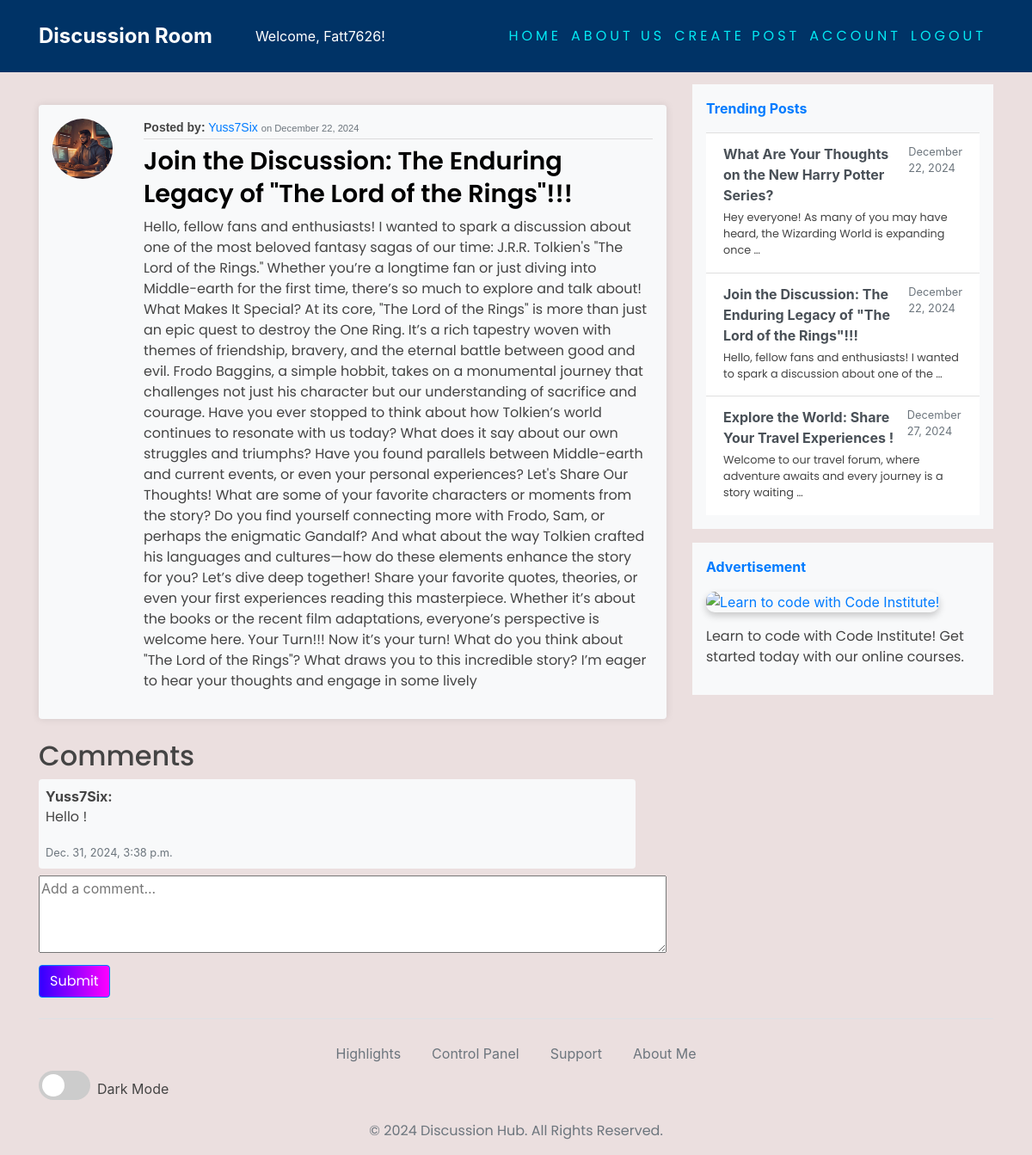
/post/1/ (signed in), run on the app's committed database.
### blog/models.py (models this page shows, shortened)
class Post(models.Model):
    title = models.CharField(max_length=200)
    content = models.TextField()
    date_posted = models.DateTimeField(default=timezone.now)
    author = models.ForeignKey(User, on_delete=models.CASCADE)

class Comment(models.Model):
    post = models.ForeignKey(Post, related_name='comments', on_delete=models.CASCADE)
    author = models.ForeignKey(User, on_delete=models.CASCADE)
    content = models.TextField()
    created_at = models.DateTimeField(auto_now_add=True)

### users/models.py (models this page shows, shortened)
class Account(models.Model):
    user = models.OneToOneField(User, on_delete=models.CASCADE)
    avatar = models.ImageField(default='default.jpg', upload_to='images/')

### blog/views.py (the view)
# urls.py: path('post/<int:pk>/', PostDetailView.as_view(), name="blog-detail"),
class PostDetailView(LoginRequiredMixin, DetailView):
    model = Post
    template_name = 'blog/post_detail.html'
    context_object_name = 'post'
    def get_context_data(self, **kwargs):
        context = super().get_context_data(**kwargs)
        context['comments'] = self.object.comments.all()
        context['trending_posts'] = Post.objects.order_by('?')[:5] # Include trending posts
        context['comment_form'] = CommentForm()
        return context
    def post(self, request, *args, **kwargs):
        self.object = self.get_object()
        form = CommentForm(request.POST)
        if form.is_valid():
            comment = form.save(commit=False)
            comment.post = self.object
            comment.author = request.user
            comment.save()
            messages.success(request, 'Your comment has been added!')
            return redirect('blog-detail', pk=self.object.id)
        context = self.get_context_data()
        context['comment_form'] = form
        return self.render_to_response(context)

### blog/forms.py
class CommentForm(forms.ModelForm):
    class Meta:
        model = Comment
        fields = ['content']
        widgets = {
            'content': forms.Textarea(attrs={'placeholder': 'Add a comment...', 'rows': 4}),
        }

### blog/templates/blog/post_detail.html (shortened to what this page needs)
{% extends 'base.html' %}
{% block content %}
<article class="media content-section my-4 p-3 bg-light rounded shadow-sm">
    <img class="rounded-circle article-img" src="{{ object.author.account.avatar.url }}" alt="Author's Profile Picture">
    <div class="media-body ml-3">
        <div class="article-metadata">
            <strong>Posted by:</strong>
            <a class="author-link" href="#">{{ object.author.username }}</a>
            <small class="text-muted">on {{ object.date_posted|date:"F j, Y" }}</small>
        </div>
        <h2>
            <a class="article-title" href="{% url 'blog-detail' object.id %}">{{ object.title }}</a>
        </h2>
        <p class="article-content">{{ object.content }}</p>
    </div>
</article>
<h2 class="text-switch">Comments</h2>
<div id="comments-section">
    {% for comment in object.comments.all %}
    <div class="comment bg-light p-2 rounded my-2">
        <strong>{{ comment.author.username }}:</strong>
        <p>{{ comment.content }}</p>
        <small class="text-muted">{{ comment.created_at }}</small>
    </div>
    {% empty %}
    <p>No comments yet.</p>
    {% endfor %}
</div>
{% if user.is_authenticated %}
<form method="POST" action="{% url 'blog-detail' object.id %}">
    <textarea name="content" class="comment-textarea" placeholder="Add a comment..." required></textarea>
    <button type="submit" class="btn btn-primary mt-2">Submit</button>
</form>
{% else %}
<p>You must be logged in to leave a comment.</p>
{% endif %}
{% endblock content %}

### templates/base.html (shortened to what this page needs)
{% load static %}
<!DOCTYPE html>
<html>
<head>
    <link rel="stylesheet" href="https://cdnjs.cloudflare.com/ajax/libs/font-awesome/5.15.4/css/all.min.css">
    <link rel="stylesheet" href="https://maxcdn.bootstrapcdn.com/bootstrap/4.0.0/css/bootstrap.min.css"
>
    <link rel="stylesheet" href="{% static 'css/head.css' %}">
</head>
<body>
    <header class="site-header">
        <nav class="navbar navbar-expand-md navbar-dark fixed-top" style="background-color: #003366;">
            <div class="container">
                <div class="collapse navbar-collapse" id="navbarToggle">
                    <div class="d-flex w-100 align-items-center">
                        <div class="mr-auto d-flex align-items-center">
                            <a class="discussion-room" href="{% url 'welcome' %}">Discussion Room</a>
                            {% if user.is_authenticated %}
                            <div class="navbar-text" style="color: white; margin-left: 20px;">
                                Welcome, {{ request.user.username }}!
                            </div>
                            {% endif %}
                        </div>
                        <div class="navbar-nav">
                            <a class="nav-item nav-link" href="{% url 'welcome' %}" id="auth-links">
                                Home
                            </a>
                            <a class="nav-item nav-link" href="{% url 'about' %}" id="auth-links">
                                About Us
                            </a>
                            {% if user.is_authenticated %}
                            <a class="nav-item nav-link" href="{% url 'blog-new' %}" id="auth-links">
                                Create Post
                            </a>
                            <a class="nav-item nav-link" href="{% url 'account' %}" id="auth-links">
                                Account
                            </a>
                            <a class="nav-item nav-link" href="{% url 'logout' %}" id="auth-links">
                                Logout
                            </a>
                            {% endif %}
                        </div>
                    </div>
                </div>
        </nav>
    </header>
    <main role="main" class="container">
        <div class="row">
            <div class="col-md-8">
            </div>
            <div class="col-md-8">
                {% block content %}{% endblock %}
            </div>
            {% if request.path == '/' or 'post/' in request.path %}
            <div class="col-md-4">
                <div class="content-sectionw">
                    <div class="d-flex flex-column align-items-start bg-light p-3">
                        <a id="latest-gist" style="text-decoration: none;" href="#"
                            class="d-flex align-items-center mb-3 text-primary">
                            <span class="fs-5 font-weight-bold">Trending Posts</span>
                        </a>
                        <div class="list-group list-group-flush">
                            {% for post in trending_posts %}
                            <a href="{% url 'blog-detail' post.id %}" class="list-group-item list-group-item-action">
                                <div class="d-flex justify-content-between">
                                    <strong class="mb-1">{{ post.title }}</strong>
                                    <small class="text-muted">{{ post.date_posted|date:"F d, Y" }}</small>
                                </div>
                                <p class="mb-1 small">{{ post.content|truncatewords:15 }}</p>
                            </a>
                            {% empty %}
                            <p class="text-muted">No trending posts available.</p>
                            {% endfor %}
                        </div>
                    </div>
                </div>
                <div class="content-sectionw mt-3">
                    <div class="d-flex flex-column align-items-start bg-light p-3">
                        <a id="latest-gist" style="text-decoration: none;" href="#"
                            class="d-flex align-items-center mb-3 text-primary">
                            <span class="fs-5 font-weight-bold">Advertisement</span>
                        </a>
                        <div class="list-group list-group-flush">
                            <a href="https://codeinstitute.net" target="_blank">
                                <img src="https://fitefuaite.com/wp-content/uploads/2020/05/code-institute.png"
                                    alt="Learn to code with Code Institute!"
                                    style="width: 100%; height: auto; border-radius: 10px; box-shadow: 0 4px 8px rgba(0, 0, 0, 0.2);">
                            </a>
                            <div class="mt-3">
                                <p>
                                    <a href="https://codeinstitute.net" target="_blank"
                                        style="color: inherit; text-decoration: none;">
                                        Learn to code with Code Institute! Get started today with our online courses.
                                    </a>
                                </p>
                            </div>
                        </div>
                    </div>
                </div>
                {% endif %}
    </main>
    <footer class="mt-4">
        <div class="container">
            <nav class="nav justify-content-center border-top" style="padding-top: 20px;">
                <div class="nav-item" style="margin-right: 20px;">
                    <a href="/highlights/" class="nav-link px-2 text-secondary">Highlights</a>
                </div>
                <div class="nav-item" style="margin-right: 20px;">
                    <a href="/admin/" class="nav-link px-2 text-secondary">Control Panel</a>
                </div>
                <div class="nav-item" style="margin-right: 20px;">
                    <a href="/support-and-collaboration/" class="nav-link px-2 text-secondary">Support</a>
                </div>
                <div class="nav-item">
                    <a href="/about-me/" class="nav-link px-2 text-secondary">About Me</a>
                </div>
            </nav>
            <div class="toggle-switch">
                <label class="switch">
                    <span class="slider round"></span>
                </label>
                <span id="theme-label" style="margin-left: 8px;">Dark Mode</span>
            </div>
            <p class="text-center text-secondary mt-3">&copy; 2024 Discussion Hub. All Rights Reserved.</p>
        </div>
    </footer>
</body>
</html>

### static/css/head.css (style rules this page uses)
body { background-color: rgb(235, 223, 223); color: #444444; margin-top: 5rem; background-size: contain; transition: background-color 0.5s, color 0.5s; background-repeat: no-repeat; }
h1, h2, h3, h4, h5, h6, p { color: #444444; font-family: 'Poppins', sans-serif; }
.site-header .navbar-nav .nav-link { color: #d1e7dd; }
.content-section { background: #fefefe; padding: 15px 25px; border-radius: 12px; margin-bottom: 20px; box-shadow: 0 0 10px rgba(0, 0, 0, 0.1); }
.article-title { color: #000000; font-weight: 600; font-size: 1.8rem; }
.article-content { white-space: normal; }
.article-img { height: 70px; width: 70px; margin-right: 20px; }
.article-metadata { font-family: 'Arial', sans-serif; margin-bottom: 5px; font-size: 14px; border-bottom: 1px solid #dcdcdc; padding-bottom: 2px; }
#auth-links { font-family: 'Poppins', sans-serif; position: relative; display: inline-block; padding: 12px 3px; margin: 10px 0; color: #03e9f4; text-decoration: none; text-transform: uppercase; transition: 0.5s; letter-spacing: 4px; margin-right: 5px; }
#auth-links:after { content: ""; position: absolute; left: 0; bottom: -2px; width: 100%; height: 2px; background: #03e9f4; transform: scaleX(0); transition: transform 0.3s ease; }
button { font-family: 'Poppins', sans-serif; border: 1px solid transparent; outline: 0; display: inline-block; padding: 10px; color: white; background-color: #343a40; text-align: center; cursor: pointer; width: 100%; font-size: 18px; transition: background-color 0.3s, transform 0.2s; background: linear-gradient(270deg, rgba(255, 0, 255, 1) 0%, rgba(50, 0, 255, 1) 100%); }
.discussion-room { color: white; font-weight: bold; font-size: 24px; margin-right: 30px; }
.comment-textarea { width: 100%; height: 100px; resize: vertical; }
.btn { width: auto; padding: .375rem .75rem; }
.comment { max-width: 95%; word-wrap: break-word; }
.comment-textarea { width: 100%; height: 90px; resize: vertical; }
.discussion-room { position: relative; color: white; font-weight: bold; font-size: 24px; transition: color 0.3s; }
.discussion-room:after { content: ""; position: absolute; left: 0; bottom: -2px; width: 100%; height: 2px; background: #03e9f4; transform: scaleX(0); transition: transform 0.3s; }
.row { display: flex; justify-content: center; }
.col-md-8 { flex: 0 0 auto; }
.toggle-switch { display: flex; align-items: center; }
.switch { position: relative; display: inline-block; width: 60px; height: 34px; }
.slider { position: absolute; cursor: pointer; top: 0; left: 0; right: 0; bottom: 0; background-color: #ccc; transition: .4s; border-radius: 34px; }
.slider:before { position: absolute; content: ""; height: 26px; width: 26px; left: 4px; bottom: 4px; background-color: white; transition: .4s; border-radius: 50%; }

### data on the page
Post: author.account.avatar (picture), author.username "Yuss7Six", date_posted "December 22, 2024", title "Join the Discussion: The Enduring Legacy of \"The Lord of the Rings\"!!!", content "Hello, fellow fans and enthusiasts! I wanted to spark a discussion about one of the most beloved fantasy sagas of our time: J.R.R. Tolkien's \"The Lord of the Rings.\" Whether you’re a longtime fan or just diving into Middle-earth for the first time, there’s so much to explore and talk about! What Makes It Special? At its core, \"The Lord of the Rings\" is more than just an epic quest to destroy the One Ring. It’s a rich tapestry woven with themes of friendship, bravery, and the eternal battle between good and evil. Frodo Baggins, a simple hobbit, takes on a monumental journey that challenges not just his character but our understanding of sacrifice and courage. Have you ever stopped to think…", content "Hello, fellow fans and enthusiasts! I wanted to spark a discussion about one of the …"
Comment: author.username "Yuss7Six", content "Hello !", created_at "Dec. 31, 2024, 3:38 p.m."
Post: title "What Are Your Thoughts on the New Harry Potter Series?", date_posted "December 22, 2024", content "Hey everyone! As many of you may have heard, the Wizarding World is expanding once …"
Post: title "Explore the World: Share Your Travel Experiences !", date_posted "December 27, 2024", content "Welcome to our travel forum, where adventure awaits and every journey is a story waiting …"

### other printed values
{{ request.user.username }} "Fatt7626"
